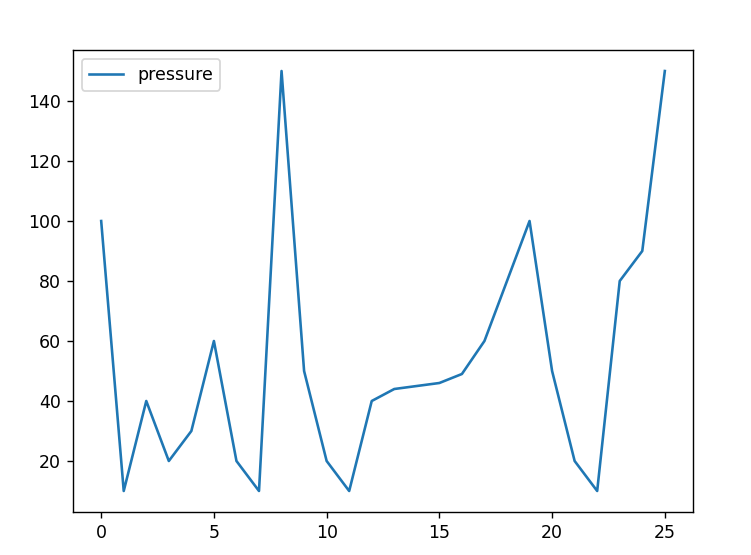
#> input picture hi.png, 751 x 555 px
$ python comp.py
#> lines starting #> are read from the running program, lines starting #| are printed output that depends on the picture
import cv2
import numpy as np

# load the input images
img1 = cv2.imread('hi.png')
#> img1 is the input picture: shape (555, 751, 3); mean B, G, R 250.9, 249.9, 248.4
img2 = cv2.imread('hi.png')

# convert the images to grayscale
img1 = cv2.cvtColor(img1, cv2.COLOR_BGR2GRAY)
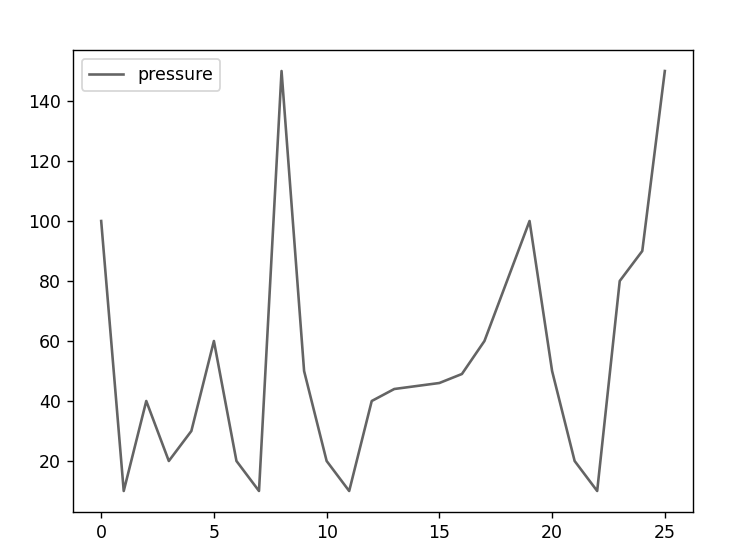
#> img1: shape (555, 751); min 0, max 255, mean 249.6
img2 = cv2.cvtColor(img2, cv2.COLOR_BGR2GRAY)

# define the function to compute MSE between two images
def mse(img1, img2):
   h, w = img1.shape
#> h = 555; w = 751
   diff = cv2.subtract(img1, img2)
#> diff: shape (555, 751); every value is 0
   err = np.sum(diff**2)
#> err = 0
   mse = err/(float(h*w))
#> mse = 0
   return mse, diff

error, diff = mse(img1, img2)
#> error = 0
print("Image matching Error between the two images:",error)
#| Image matching Error between the two images: 0.0

cv2.imshow("difference", diff)
cv2.waitKey(5)
cv2.destroyAllWindows()

$ run again, with hii.png copied over hi.png
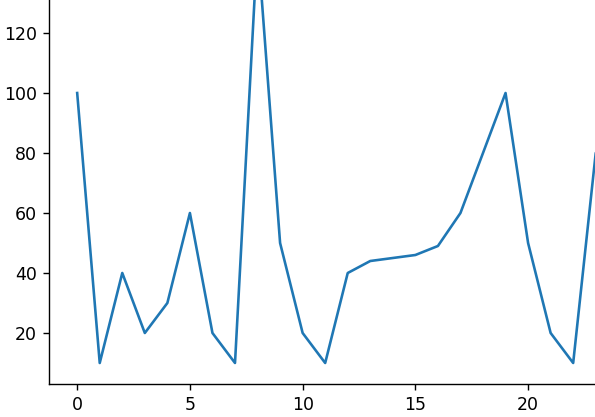
#> input picture hii.png, 595 x 417 px
#> img1 is the input picture: shape (417, 595, 3); mean B, G, R 250.8, 249.3, 247.2
#> `img1 = cv2.cvtColor(img1, cv2.COLOR_BGR2GRAY)`:
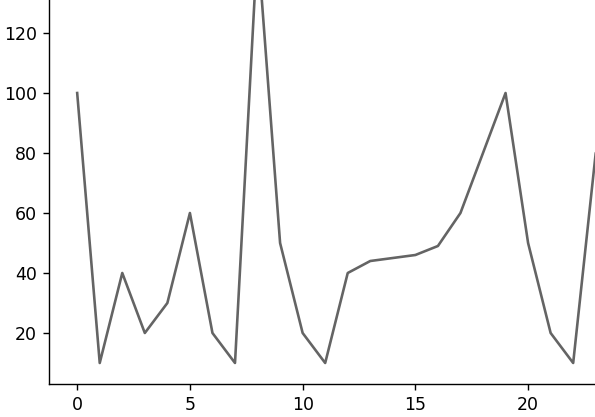
#> img1: shape (417, 595); min 0, max 255, mean 248.9
#> diff: shape (417, 595); every value is 0
#> err = 0
#| Image matching Error between the two images: 0.0
